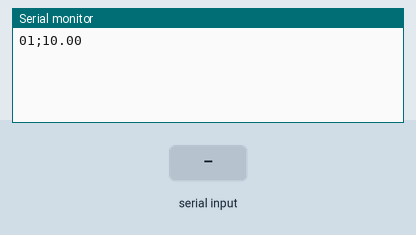
This program was run on a simulated ESP32-C3. Shown: the last lines printed to the serial monitor. Inputs (shaded band) come from the test bench.

Above: at 1.3 s.
1.4 s: "1" received over Serial
At 2.8 s:
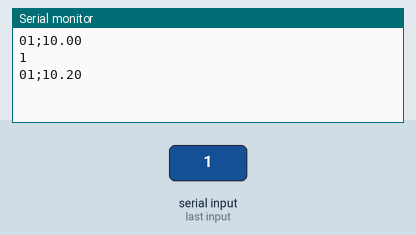
3.9 s: "0" received over Serial
At 5.3 s:
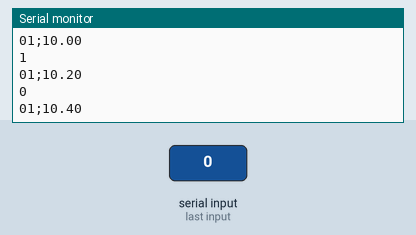
5.4 s: "2" received over Serial
At 7.2 s:
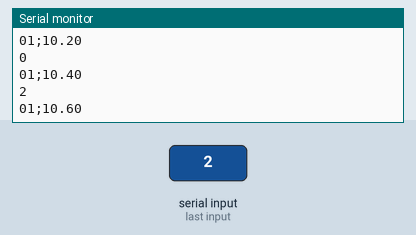
Timing chart, 0 to 8.7 s (numbered marks = the images above; inputs shaded):
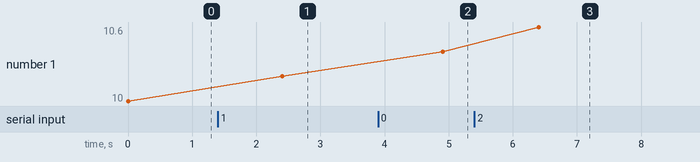

Measured:
- after the input at 1.4 s, the serial monitor: prints a new line after 1.0 s (image 1)
- after the input at 3.9 s, the serial monitor: prints a new line after 1.0 s (image 2)
- after the input at 5.4 s, the serial monitor: prints a new line after 1.0 s (image 3)
- plotted number 1: 10 → 10.2 after the input at 1.4 s, 10.2 → 10.4 after the input at 3.9 s, 10.4 → 10.6 after the input at 5.4 s

The program:

main.cpp
```cpp
#include <Wire.h>
#include <Arduino.h>

void setup() {
  Serial.begin(115200);
}

float temp = 10.0;

void respond_ok() {
  String r = Serial.readString();
  Serial.println(r);
 delay(1);

  if(r == ""){
    respond_ok();
  }
}

void loop() {
  while (temp < 40.0){
    Serial.println("01;"+ String(temp));
    temp += 0.2;
    delay(500);
    respond_ok();
  }

  while(temp > 10.0){
    Serial.println("01"+ String(temp));
    temp -= 0.2;
    delay(500);
  }

  delay(500);
}
```
